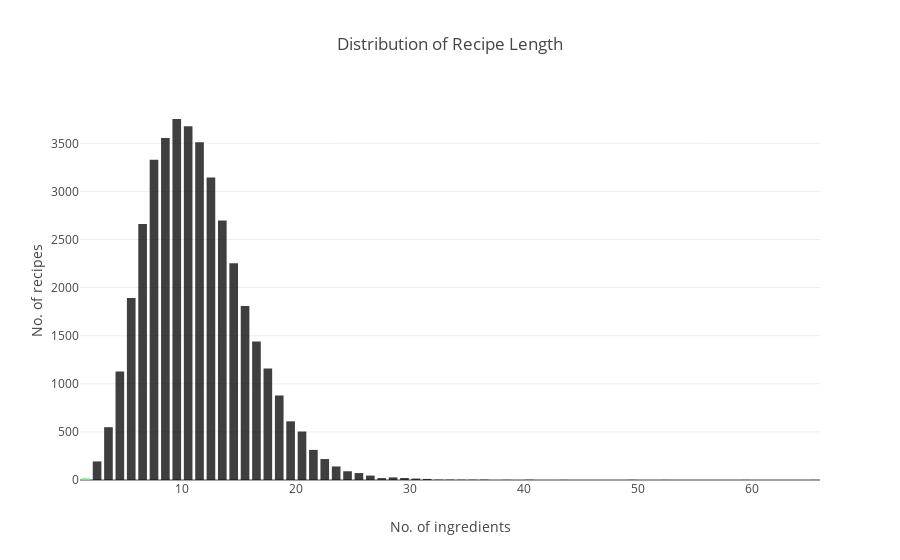

The code cell stored with this chart in its notebook:
### Code cell
# Histogram for distribution of Recipe Length

data = [graph.Histogram(x = df_train['ingredients'].str.len(),
                        xbins = dict(start  = 0, end = 90, size = 1),
                        marker = dict(color = random_colours(1)),
                        opacity = 0.75)]
layout = graph.Layout(title  = 'Distribution of Recipe Length',
                    xaxis = dict(title = 'No. of ingredients'),
                    yaxis = dict(title = 'No. of recipes'),
                    bargap = 0.05,
                    bargroupgap = 0.2)

iplot(graph.Figure(data=data, layout=layout))

### Figure 1 — Plotly figure (JSON) as saved in the notebook; plotly's stock layout.template omitted (floating-point values rounded to 4 significant figures; data arrays with more than 128 entries replaced by an {"elided": "..."} marker saying what was removed)
{"data": [{"marker": {"color": ["#81F088"]}, "opacity": 0.75, "type": "histogram", "uid": "6d7ef358-6d74-46bf-9d64-2bbbfb8272ea", "x": {"elided": "39774 int values"}, "xbins": {"end": 90, "size": 1, "start": 0}}], "layout": {"bargap": 0.05, "bargroupgap": 0.2, "title": {"text": "Distribution of Recipe Length"}, "xaxis": {"title": {"text": "No. of ingredients"}}, "yaxis": {"title": {"text": "No. of recipes"}}}}
